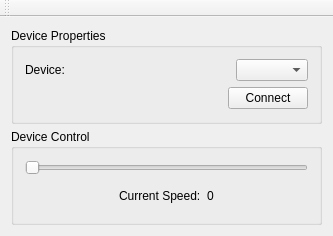
<?xml version="1.0" encoding="UTF-8"?>
<ui version="4.0">
 <class>MainWindow</class>
 <widget class="QMainWindow" name="MainWindow">
  <property name="geometry">
   <rect>
    <x>0</x>
    <y>0</y>
    <width>333</width>
    <height>236</height>
   </rect>
  </property>
  <property name="windowTitle">
   <string>Trancevibrator Test</string>
  </property>
  <widget class="QWidget" name="centralWidget">
   <layout class="QGridLayout" name="gridLayout">
    <item row="0" column="0">
     <layout class="QVBoxLayout" name="verticalLayout">
      <property name="spacing">
       <number>5</number>
      </property>
      <item>
       <widget class="QGroupBox" name="groupBox">
        <property name="title">
         <string>Device Properties</string>
        </property>
        <layout class="QGridLayout" name="gridLayout_2">
         <item row="0" column="0">
          <layout class="QVBoxLayout" name="verticalLayout_2">
           <item>
            <layout class="QHBoxLayout" name="horizontalLayout_2">
             <item>
              <widget class="QLabel" name="label_2">
               <property name="text">
                <string>Device:</string>
               </property>
              </widget>
             </item>
             <item>
              <spacer name="horizontalSpacer_3">
               <property name="orientation">
                <enum>Qt::Horizontal</enum>
               </property>
               <property name="sizeHint" stdset="0">
                <size>
                 <width>40</width>
                 <height>20</height>
                </size>
               </property>
              </spacer>
             </item>
             <item>
              <widget class="QComboBox" name="comboBox"/>
             </item>
            </layout>
           </item>
           <item>
            <layout class="QHBoxLayout" name="horizontalLayout">
             <item>
              <spacer name="horizontalSpacer_2">
               <property name="orientation">
                <enum>Qt::Horizontal</enum>
               </property>
               <property name="sizeHint" stdset="0">
                <size>
                 <width>40</width>
                 <height>20</height>
                </size>
               </property>
              </spacer>
             </item>
             <item>
              <widget class="QPushButton" name="pushButton_2">
               <property name="text">
                <string>Connect</string>
               </property>
              </widget>
             </item>
            </layout>
           </item>
          </layout>
         </item>
        </layout>
       </widget>
      </item>
      <item>
       <widget class="QGroupBox" name="groupBox_2">
        <property name="title">
         <string>Device Control</string>
        </property>
        <layout class="QGridLayout" name="gridLayout_3">
         <item row="0" column="0">
          <layout class="QVBoxLayout" name="verticalLayout_3">
           <item>
            <widget class="QSlider" name="horizontalSlider">
             <property name="orientation">
              <enum>Qt::Horizontal</enum>
             </property>
            </widget>
           </item>
           <item>
            <layout class="QHBoxLayout" name="horizontalLayout_3">
             <item>
              <spacer name="horizontalSpacer">
               <property name="orientation">
                <enum>Qt::Horizontal</enum>
               </property>
               <property name="sizeHint" stdset="0">
                <size>
                 <width>40</width>
                 <height>20</height>
                </size>
               </property>
              </spacer>
             </item>
             <item>
              <widget class="QLabel" name="label">
               <property name="text">
                <string>Current Speed:</string>
               </property>
              </widget>
             </item>
             <item>
              <widget class="QLabel" name="label_3">
               <property name="text">
                <string>0</string>
               </property>
              </widget>
             </item>
             <item>
              <spacer name="horizontalSpacer_4">
               <property name="orientation">
                <enum>Qt::Horizontal</enum>
               </property>
               <property name="sizeHint" stdset="0">
                <size>
                 <width>40</width>
                 <height>20</height>
                </size>
               </property>
              </spacer>
             </item>
            </layout>
           </item>
          </layout>
         </item>
        </layout>
       </widget>
      </item>
     </layout>
    </item>
   </layout>
  </widget>
  <widget class="QToolBar" name="mainToolBar">
   <attribute name="toolBarArea">
    <enum>TopToolBarArea</enum>
   </attribute>
   <attribute name="toolBarBreak">
    <bool>false</bool>
   </attribute>
  </widget>
 </widget>
 <layoutdefault spacing="6" margin="11"/>
 <resources/>
 <connections/>
</ui>
